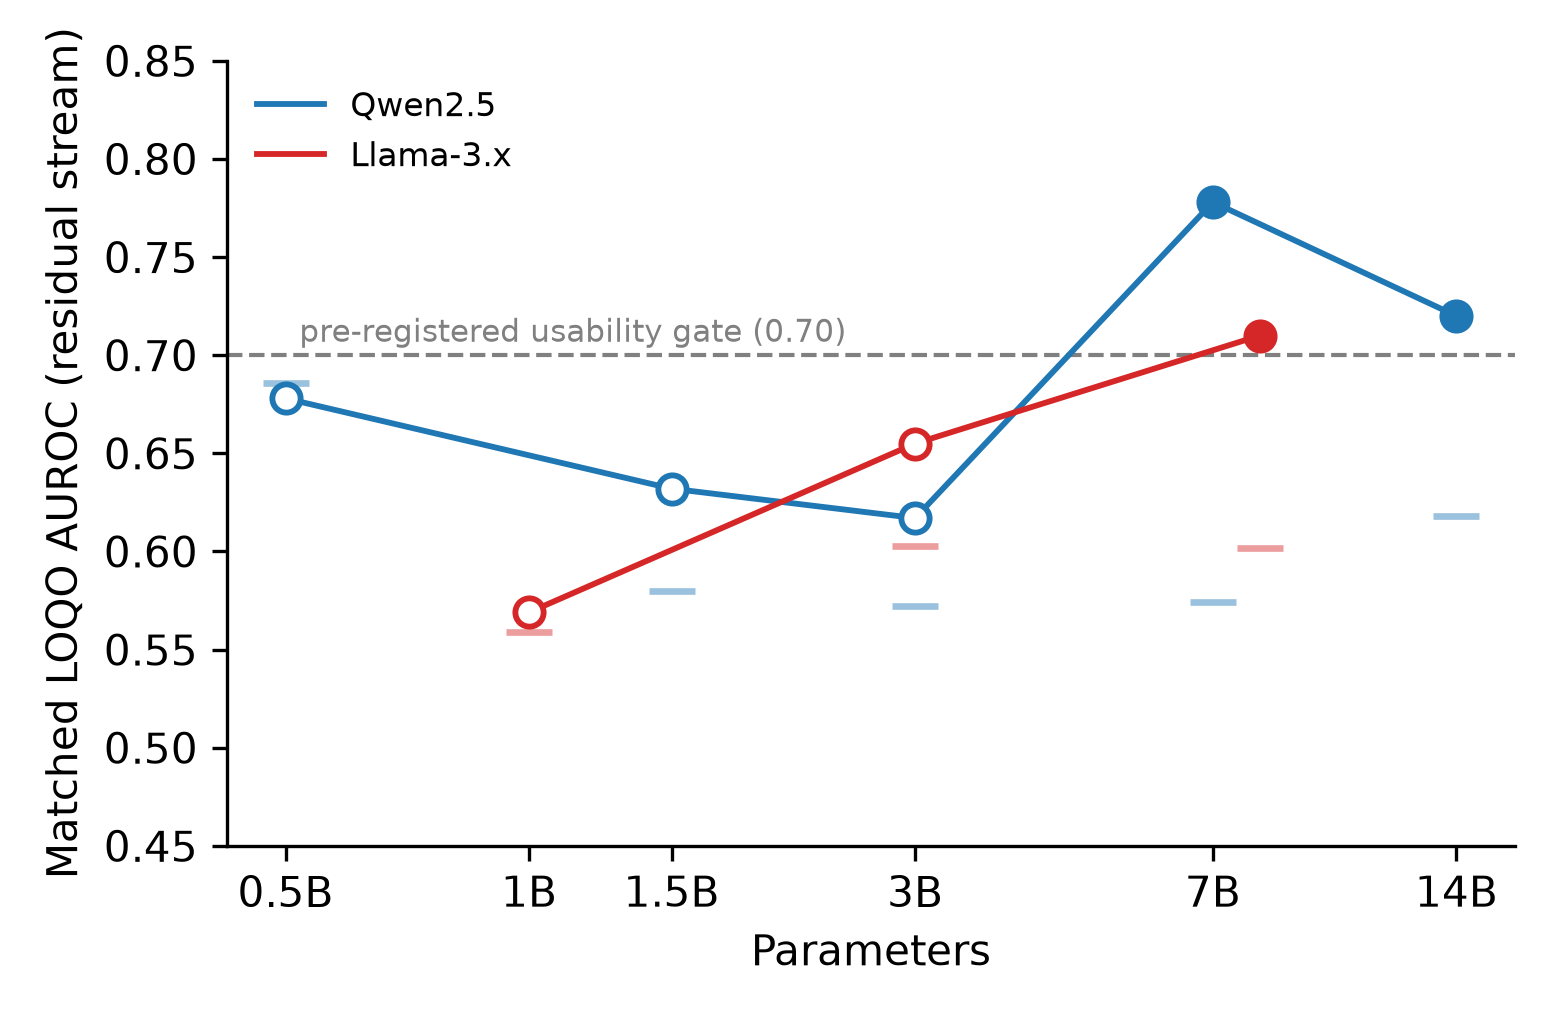

Here is the Python script that generated this plot:
"""Figure 1: emergence of a usable linear capitulation direction.

Canonical deterministic numbers (sorted shuffle order, regenerated 22 July;
sources: regen_thresholds.log, src/analysis_v2.py). Each point is matched
LOQO AUROC at the best layer; short ticks mark each model's own
within-question permutation threshold (mean + 2sd).
"""
from pathlib import Path

import matplotlib.pyplot as plt

# family -> [(params_B, auroc, perm_threshold, gate_pass)]
DATA = {
    "Qwen2.5": [
        (0.5, 0.678, 0.686, False),
        (1.5, 0.632, 0.580, False),
        (3.0, 0.617, 0.572, False),
        (7.0, 0.778, 0.574, True),
        (14.0, 0.720, 0.618, True),
    ],
    "Llama-3.x": [
        (1.0, 0.569, 0.559, False),
        (3.0, 0.655, 0.603, False),
        (8.0, 0.710, 0.602, True),
    ],
}
COLORS = {"Qwen2.5": "#1f77b4", "Llama-3.x": "#d62728"}

fig, ax = plt.subplots(figsize=(5.2, 3.4))
for fam, rows in DATA.items():
    xs = [r[0] for r in rows]
    ys = [r[1] for r in rows]
    ax.plot(xs, ys, "-", color=COLORS[fam], lw=1.4, label=fam, zorder=2)
    for x, y, thr, ok in rows:
        ax.scatter([x], [y], s=46, zorder=3, color=COLORS[fam],
                   facecolors=COLORS[fam] if ok else "white",
                   edgecolors=COLORS[fam], linewidths=1.4)
        ax.plot([x], [thr], marker="_", ms=11, mew=1.6,
                color=COLORS[fam], alpha=0.45, zorder=1)

ax.axhline(0.70, ls="--", lw=1.0, color="gray", zorder=0)
ax.text(0.52, 0.703, "pre-registered usability gate (0.70)",
        fontsize=7.5, color="gray", va="bottom")
ax.set_xscale("log")
ax.set_xticks([0.5, 1, 1.5, 3, 7, 14])
ax.set_xticklabels(["0.5B", "1B", "1.5B", "3B", "7B", "14B"])
ax.minorticks_off()
ax.set_xlabel("Parameters")
ax.set_ylabel("Matched LOQO AUROC (residual stream)")
ax.set_ylim(0.45, 0.85)
ax.legend(frameon=False, fontsize=8, loc="upper left")
ax.spines[["top", "right"]].set_visible(False)
fig.tight_layout()

out = Path(__file__).parent
for ext in ("pdf", "png"):
    fig.savefig(out / f"fig1_emergence.{ext}", dpi=300)
print("wrote", out / "fig1_emergence.pdf")
